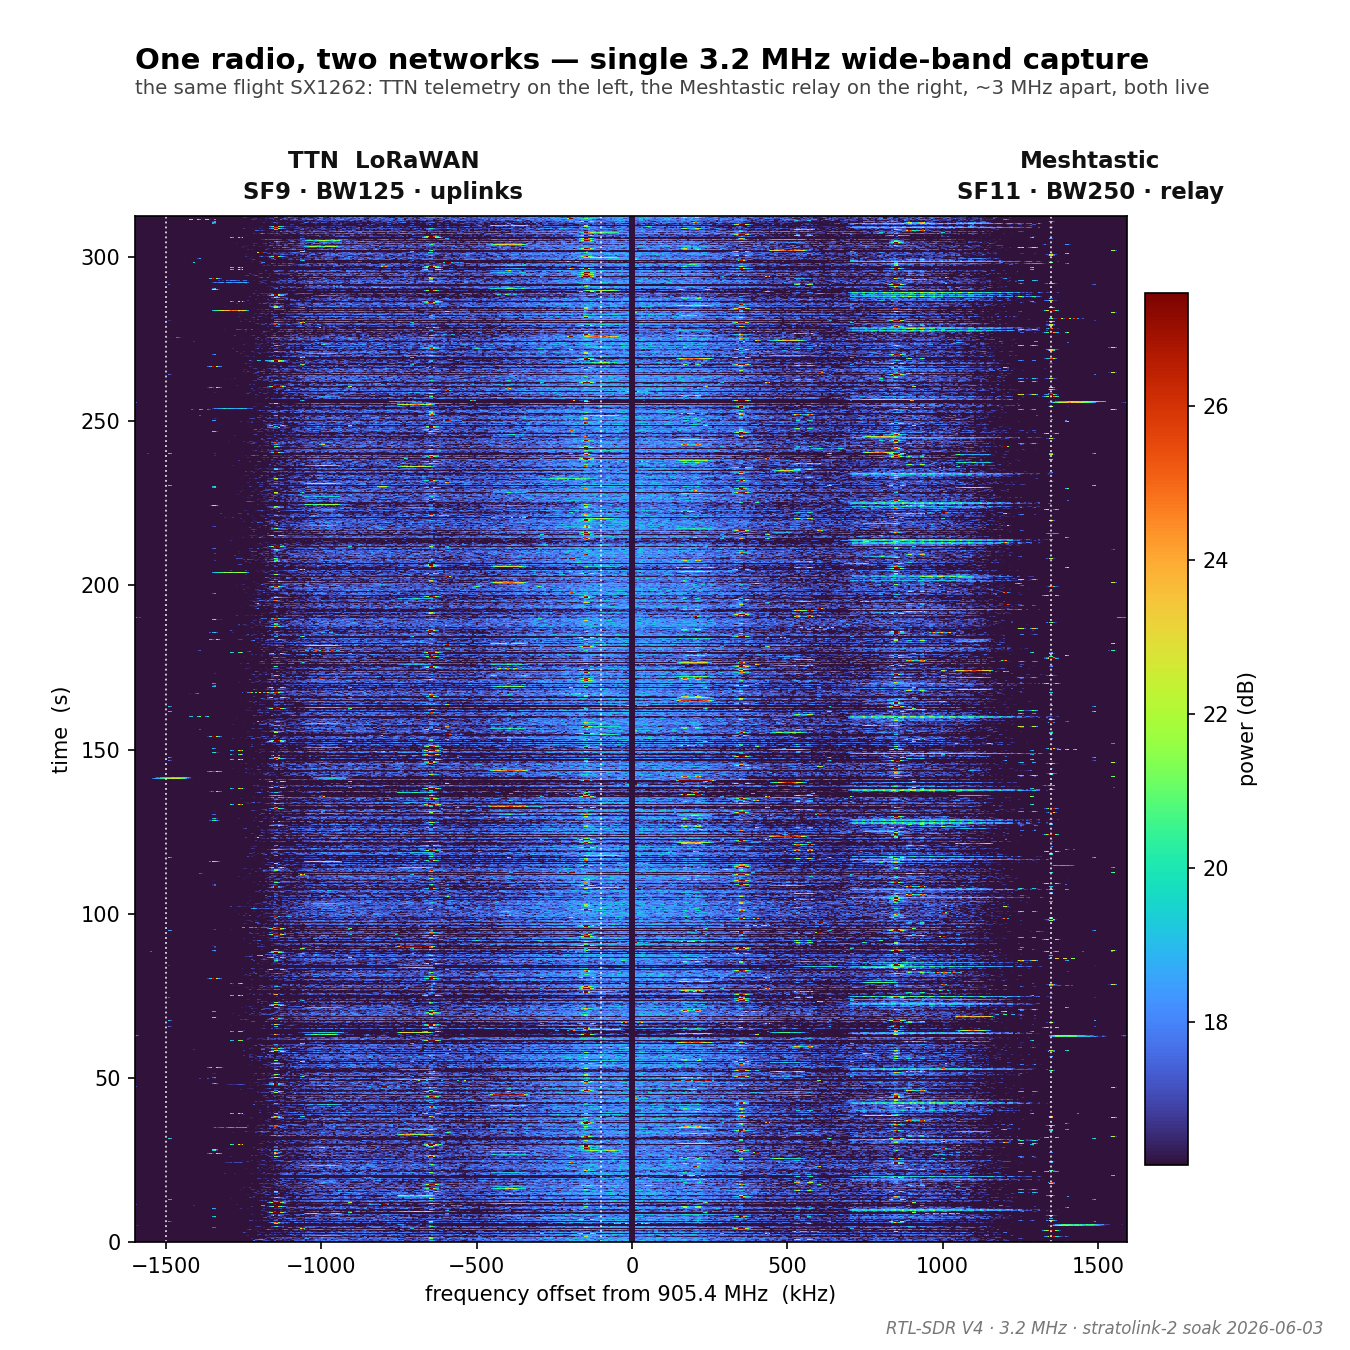

This chart was generated by the following Python code:
#!/usr/bin/env python3
"""One radio, two networks in real RF: a single ~3.2 MHz wide-band RTL-SDR capture
centred at 905.4 MHz spanning BOTH the TTN LoRaWAN uplink sub-band (SF9 / BW125,
~903.9 to 905.3 MHz) and the Meshtastic LongFast channel (SF11 / BW250, 906.875 MHz).
Rainbow (turbo) waterfall, in the style of the other SDR plots.

Source: analysis/network/bench/T2_tx/sdr_wide.npz (process_wide_bin.py).
"""
from __future__ import annotations
import pathlib, numpy as np
import matplotlib; matplotlib.use("Agg")
import matplotlib.pyplot as plt

HERE = pathlib.Path(__file__).resolve().parent
NPZ = HERE.parent / "bench" / "T2_tx" / "sdr_wide.npz"
CENTER = 905.4

d = np.load(NPZ)
W = d["W"].copy(); fk = d["freqs_khz"]; T = W.shape[0] * float(d["t_row"])
W[:, np.abs(fk) < 10] = np.percentile(W, 1)            # notch the RTL DC spike
vmin, vmax = np.percentile(W, 45), np.percentile(W, 99.8)
def off(mhz): return (mhz - CENTER) * 1000.0

fig, ax = plt.subplots(figsize=(9, 9))
fig.subplots_adjust(left=0.10, right=0.98, top=0.84, bottom=0.08)
im = ax.imshow(W, origin="lower", extent=[fk[0], fk[-1], 0, T], aspect="auto",
               cmap="turbo", vmin=vmin, vmax=vmax, interpolation="nearest")

# band markers (TTN sub-band edges + Meshtastic BW250 edges)
for x in (off(903.9), off(905.3)):
    ax.axvline(x, color="w", ls=":", lw=0.9, alpha=0.8)
ax.axvline(off(906.875) - 125, color="w", ls=":", lw=0.9, alpha=0.8)
ax.axvline(off(906.875) + 125, color="w", ls=":", lw=0.9, alpha=0.8)
ax.text((off(903.9) + off(905.3)) / 2, T * 1.012, "TTN  LoRaWAN\nSF9 · BW125 · uplinks",
        ha="center", va="bottom", color="#111", fontsize=11, fontweight="bold", linespacing=1.4)
ax.text(off(906.875), T * 1.012, "Meshtastic\nSF11 · BW250 · relay",
        ha="center", va="bottom", color="#111", fontsize=11, fontweight="bold", linespacing=1.4)

ax.set_xlabel("frequency offset from 905.4 MHz  (kHz)")
ax.set_ylabel("time  (s)")
ax.set_xlim(fk[0], fk[-1])
fig.colorbar(im, ax=ax, pad=0.015, label="power (dB)", shrink=0.85)
fig.suptitle("One radio, two networks, single 3.2 MHz wide-band capture",
             x=0.10, ha="left", fontsize=14, fontweight="bold", y=0.965)
fig.text(0.10, 0.93, "the same flight SX1262: TTN telemetry on the left, the Meshtastic relay on the "
         "right, ~3 MHz apart, both live", fontsize=9.5, color="#444")
fig.text(0.98, 0.012, "RTL-SDR V4 · 3.2 MHz · stratolink-2 soak 2026-06-03",
         ha="right", color="#777", fontsize=8, style="italic")
fig.savefig(HERE / "fig_dualband_waterfall.png", dpi=150)
print("wrote", HERE / "fig_dualband_waterfall.png")
